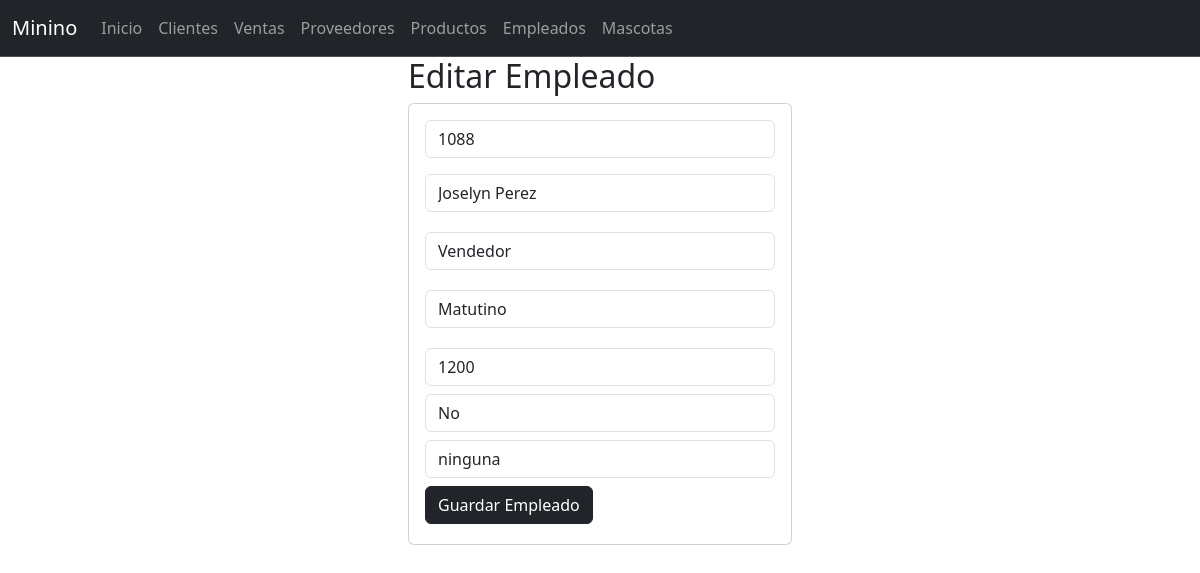
The app's page /seleccionarEmpleado/1088 with its own data.
### empleados_app/models.py (models this page shows, shortened)
class Empleado(models.Model):
    codigo=models.PositiveSmallIntegerField(primary_key=True,max_length=60)
    nombre=models.CharField(max_length=100)
    cargo=models.CharField(max_length=60)
    horario=models.CharField(max_length=60)
    salario=models.PositiveSmallIntegerField()
    experiencia=models.CharField(max_length=60)
    certificaciones=models.CharField(max_length=60)

### empleados_app/views.py (the view)
# urls.py: path("seleccionarEmpleado/<codigo>",views.seleccionarEmpleado,name="seleccionarEmpleado"),
def seleccionarEmpleado(request,codigo):
    empleado=Empleado.objects.get(codigo=codigo)
    return render(request,"editarEmpleado.html",{"misempleados":empleado})

### empleados_app/templates/editarEmpleado.html
{% extends "base.html" %}
{% block cuerpo %}
<div class="row">
    <div class="col-md-4 offset-md-4">
        <h2>Editar Empleado</h2>
        <div class="card">
            <div class="card-body">
                <form action="/editarEmpleado/" method="POST"> {% csrf_token %}
                    <div class="form-group">
                        <input type="text" id="txtcodigo" name="txtcodigo" class="form-control" value="{{misempleados.codigo}}" minlength="1" maxlength="6" readonly required>
                    </div>
                    <div class="form-group py-3">
                            <input type="text" id="txtnombre" name="txtnombre" class="form-control" value="{{misempleados.nombre}}" maxlength="100" required>
                        </div>
                    <div class="form-group py-1">
                        <input type="text" id="txtcargo" name="txtcargo" class="form-control" minlength="1" maxlength="9" value="{{misempleados.cargo}}" required>
                    </div>
                    <div class="form-group py-3">
                        <input type="text" id="txthorario" name="txthorario" class="form-control" value="{{misempleados.horario}}" maxlength="100" required>
                    </div>
                    <div class="form-group py-1">
                        <input type="text" id="txtsalario" name="txtsalario" class="form-control" minlength="1" maxlength="9" value="{{misempleados.salario}}" required>
                    </div>
                    <div class="form-group py-1">
                        <input type="text" id="txtexperiencia" name="txtexperiencia" class="form-control" minlength="1" maxlength="9" value="{{misempleados.experiencia}}" required>
                    </div>
                    <div class="form-group py-1">
                        <input type="text" id="txtcertificaciones" name="txtcertificaciones" class="form-control" minlength="1" maxlength="9" value="{{misempleados.certificaciones}}" required>
                    </div>
                    <div class="form-group py-1">
                        <button type="submit" class="btn btn-dark">Guardar Empleado</button>
                    </div>
                </form>
            </div>
        </div>
    </div>
</div>
{% endblock %}

### records on screen
Empleado: txtcodigo "1088", txtnombre "Joselyn Perez", txtcargo "Vendedor", txthorario "Matutino", txtsalario "1200", txtexperiencia "No", txtcertificaciones "ninguna"
